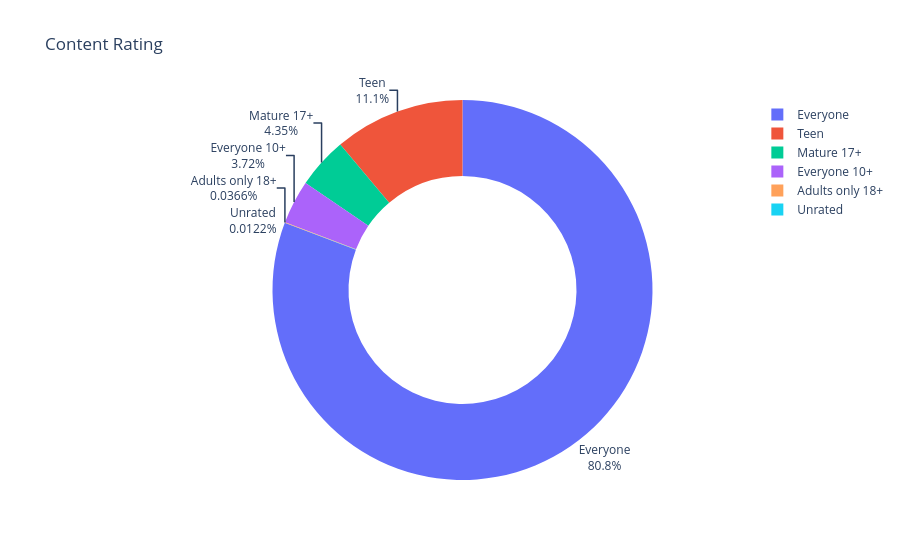

Notebook code cell kept with this figure:
### Code cell
fig = px.pie(labels=ratings.index,
values=ratings.values,
title="Content Rating",
names=ratings.index,
hole=0.6
)
fig.update_traces(textposition='outside', textinfo='percent+label')
    
fig.show()

### Figure 1 — Plotly figure (JSON) as saved in the notebook; plotly's stock layout.template omitted (floating-point values rounded to 4 significant figures)
{"data": [{"domain": {"x": [0, 1], "y": [0, 1]}, "hole": 0.6, "hovertemplate": "label=%{label}<br>value=%{value}<extra></extra>", "labels": ["Everyone", "Teen", "Mature 17+", "Everyone 10+", "Adults only 18+", "Unrated"], "legendgroup": "", "name": "", "showlegend": true, "textinfo": "percent+label", "textposition": "outside", "type": "pie", "values": [6621, 912, 357, 305, 3, 1]}], "layout": {"legend": {"tracegroupgap": 0}, "title": {"text": "Content Rating"}}}
